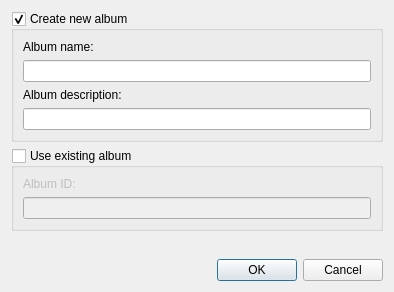
<?xml version="1.0" encoding="UTF-8"?>
<ui version="4.0">
 <class>CreateAlbumDialog</class>
 <widget class="QDialog" name="CreateAlbumDialog">
  <property name="geometry">
   <rect>
    <x>0</x>
    <y>0</y>
    <width>394</width>
    <height>292</height>
   </rect>
  </property>
  <property name="windowTitle">
   <string>Create Album</string>
  </property>
  <layout class="QVBoxLayout" name="verticalLayout">
   <item>
    <widget class="QGroupBox" name="newAlbumGroupbox">
     <property name="title">
      <string>Create new album</string>
     </property>
     <property name="checkable">
      <bool>true</bool>
     </property>
     <layout class="QVBoxLayout" name="verticalLayout_2">
      <item>
       <widget class="QLabel" name="label">
        <property name="text">
         <string>Album name:</string>
        </property>
       </widget>
      </item>
      <item>
       <widget class="QLineEdit" name="albumNameEdit"/>
      </item>
      <item>
       <widget class="QLabel" name="label_2">
        <property name="text">
         <string>Album description:</string>
        </property>
       </widget>
      </item>
      <item>
       <widget class="QLineEdit" name="albumDescEdit"/>
      </item>
     </layout>
    </widget>
   </item>
   <item>
    <widget class="QGroupBox" name="existingAlbumGroupbox">
     <property name="title">
      <string>Use existing album</string>
     </property>
     <property name="checkable">
      <bool>true</bool>
     </property>
     <property name="checked">
      <bool>false</bool>
     </property>
     <layout class="QVBoxLayout" name="verticalLayout_3">
      <item>
       <widget class="QLabel" name="label_3">
        <property name="text">
         <string>Album ID:</string>
        </property>
       </widget>
      </item>
      <item>
       <widget class="QLineEdit" name="existingAlbumIdEdit">
        <property name="enabled">
         <bool>false</bool>
        </property>
       </widget>
      </item>
     </layout>
    </widget>
   </item>
   <item>
    <spacer name="verticalSpacer">
     <property name="orientation">
      <enum>Qt::Vertical</enum>
     </property>
     <property name="sizeHint" stdset="0">
      <size>
       <width>20</width>
       <height>40</height>
      </size>
     </property>
    </spacer>
   </item>
   <item>
    <widget class="QDialogButtonBox" name="buttonBox">
     <property name="orientation">
      <enum>Qt::Horizontal</enum>
     </property>
     <property name="standardButtons">
      <set>QDialogButtonBox::Cancel|QDialogButtonBox::Ok</set>
     </property>
    </widget>
   </item>
  </layout>
 </widget>
 <resources/>
 <connections>
  <connection>
   <sender>buttonBox</sender>
   <signal>accepted()</signal>
   <receiver>CreateAlbumDialog</receiver>
   <slot>accept()</slot>
   <hints>
    <hint type="sourcelabel">
     <x>248</x>
     <y>254</y>
    </hint>
    <hint type="destinationlabel">
     <x>157</x>
     <y>274</y>
    </hint>
   </hints>
  </connection>
  <connection>
   <sender>buttonBox</sender>
   <signal>rejected()</signal>
   <receiver>CreateAlbumDialog</receiver>
   <slot>reject()</slot>
   <hints>
    <hint type="sourcelabel">
     <x>316</x>
     <y>260</y>
    </hint>
    <hint type="destinationlabel">
     <x>286</x>
     <y>274</y>
    </hint>
   </hints>
  </connection>
 </connections>
</ui>
